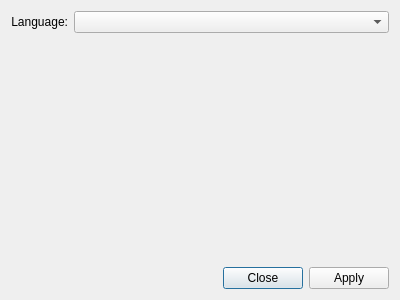
<?xml version="1.0" encoding="UTF-8"?>
<ui version="4.0">
 <class>SettingsDialog</class>
 <widget class="QDialog" name="SettingsDialog">
  <property name="geometry">
   <rect>
    <x>0</x>
    <y>0</y>
    <width>400</width>
    <height>300</height>
   </rect>
  </property>
  <property name="windowTitle">
   <string>Dialog</string>
  </property>
  <layout class="QVBoxLayout" name="verticalLayout">
   <item>
    <layout class="QFormLayout" name="formLayout">
     <item row="0" column="0">
      <widget class="QLabel" name="label">
       <property name="text">
        <string>Language:</string>
       </property>
       <property name="alignment">
        <set>Qt::AlignRight|Qt::AlignTrailing|Qt::AlignVCenter</set>
       </property>
      </widget>
     </item>
     <item row="0" column="1">
      <widget class="QComboBox" name="languageComboBox"/>
     </item>
    </layout>
   </item>
   <item>
    <widget class="QDialogButtonBox" name="buttonBox">
     <property name="standardButtons">
      <set>QDialogButtonBox::Apply|QDialogButtonBox::Close</set>
     </property>
    </widget>
   </item>
  </layout>
 </widget>
 <resources/>
 <connections/>
</ui>
